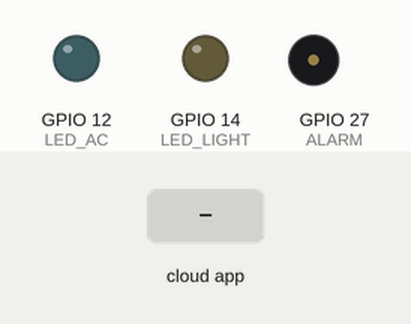
Bench run of a program on a simulated ESP32. On the bench: output pins drawn as LEDs (lit = HIGH), buzzer (waves = sounding). Inputs (shaded band) come from the test bench. WiFi joins after 1.5 s; servers stay silent unless stated; no MQTT or app messages arrive unless stated; what the program prints to the serial monitor is not drawn.

Above: at 3.2 s.
3.3 s: the phone or cloud app sets light to ON
At 4.8 s:
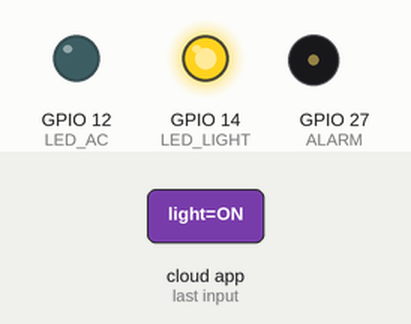
5.1 s: the phone or cloud app sets ac to ON
At 5.9 s:
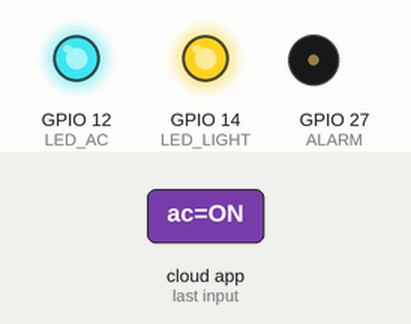
6.6 s: the phone or cloud app sets alarm to ON
At 7.1 s:
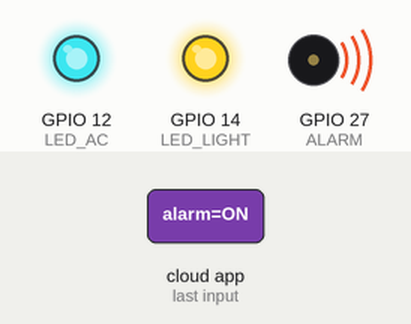
Timing chart, 0 to 9.6 s (numbered marks = the images above; inputs shaded):
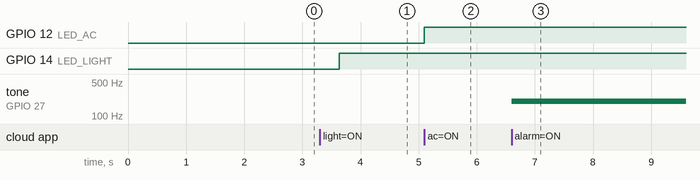

Measured:
- after the input at 3.3 s, GPIO 14 (LED_LIGHT): LOW → HIGH after 0.34 s
- after the input at 5.1 s, GPIO 12 (LED_AC): LOW → HIGH at once
- after the input at 6.6 s, tone on GPIO 27 (ALARM): silent → 200 Hz at once

The program:

main.cpp
```cpp
#include <Arduino.h>
#include "mqtt.h"

int count = 1;

void setup() {
  Serial.begin(9600);

  pinMode(LED_LIGHT, OUTPUT);
  pinMode(LED_AC, OUTPUT);
  pinMode(ALARM, OUTPUT);

  digitalWrite(LED_LIGHT, LOW);
  digitalWrite(LED_AC, LOW);

  WiFi.begin(WLAN_SSID, WLAN_PASS);

  Serial.print("Connecting WiFi..");
  while (WiFi.status() != WL_CONNECTED) {
    delay(500);
    Serial.print(".");
  }

  Serial.println(" WiFi connected!");

  lightFeed.setCallback(lightCallback);
  acFeed.setCallback(acCallback);
  alarmFeed.setCallback(alarmCallback);

  MQTT_connect();
}

void loop() {
  MQTT_connect();

  if (count < 2) {
    mqtt.disconnect();
    count++;
  }

  mqtt.processPackets(1000);

}
```

mqtt.h
```cpp
#include "config.h"
#include <WiFi.h>
#include "Adafruit_MQTT.h"
#include "Adafruit_MQTT_Client.h"

extern Adafruit_MQTT_Client mqtt;

extern Adafruit_MQTT_Subscribe lightFeed;

extern Adafruit_MQTT_Subscribe acFeed;

extern Adafruit_MQTT_Subscribe alarmFeed;

void lightCallback(char *data, uint16_t len);

void acCallback(char *data, uint16_t len);

void alarmCallback(char *data, uint16_t len);

void MQTT_connect();
```

mqtt.cpp
```cpp
#include "mqtt.h"

WiFiClient client;

Adafruit_MQTT_Client mqtt(&client, AIO_SERVER, AIO_PORT, AIO_USERNAME, AIO_KEY);

/************** FEEDS **************/
Adafruit_MQTT_Subscribe lightFeed =
  Adafruit_MQTT_Subscribe(&mqtt, AIO_USERNAME "/feeds/light");

Adafruit_MQTT_Subscribe acFeed =
  Adafruit_MQTT_Subscribe(&mqtt, AIO_USERNAME "/feeds/ac");

Adafruit_MQTT_Subscribe alarmFeed =
  Adafruit_MQTT_Subscribe(&mqtt, AIO_USERNAME "/feeds/alarm");

/************** CALLBACK **************/
void lightCallback(char *data, uint16_t len) {
  Serial.print("LIGHT: ");
  Serial.println(data);

  if (strcmp(data, "ON") == 0) {
    digitalWrite(LED_LIGHT, HIGH);
  } else {
    digitalWrite(LED_LIGHT, LOW);
  }
}

void acCallback(char *data, uint16_t len) {
  Serial.print("AC: ");
  Serial.println(data);

  if (strcmp(data, "ON") == 0) {
    digitalWrite(LED_AC, HIGH);
  } else {
    digitalWrite(LED_AC, LOW);
  }
}

void alarmCallback(char *data, uint16_t len) {
  Serial.print("ALARM: ");
  Serial.println(data);

  if (strcmp(data, "ON") == 0) {
    tone(ALARM, 200);
  } else {
    tone(ALARM, 0);
  }
}

/************** MQTT CONNECT **************/
void MQTT_connect() {
  if (mqtt.connected()) {
    return;
  }

  int8_t ret;

  while ((ret = mqtt.connect()) != 0) {
    Serial.println(mqtt.connectErrorString(ret));
    mqtt.disconnect();
    delay(5000);
  }

  Serial.println("MQTT connected!");

  delay(500);

  mqtt.subscribe(&lightFeed);
  mqtt.subscribe(&acFeed);
  mqtt.subscribe(&alarmFeed);
}
```

config.h
```cpp
/************************* WiFi ***************************/
#define WLAN_SSID "Wokwi-GUEST"
#define WLAN_PASS ""

/************************* Adafruit IO ***************************/
#define AIO_SERVER      "io.adafruit.com"
#define AIO_PORT        1883
#define AIO_USERNAME    "SEU_USERNAME"
#define AIO_KEY         "SUA_ADAFRUIT_KEY"

/************************* PINS ***************************/
#define LED_LIGHT  14
#define LED_AC     12
#define ALARM      27
```
